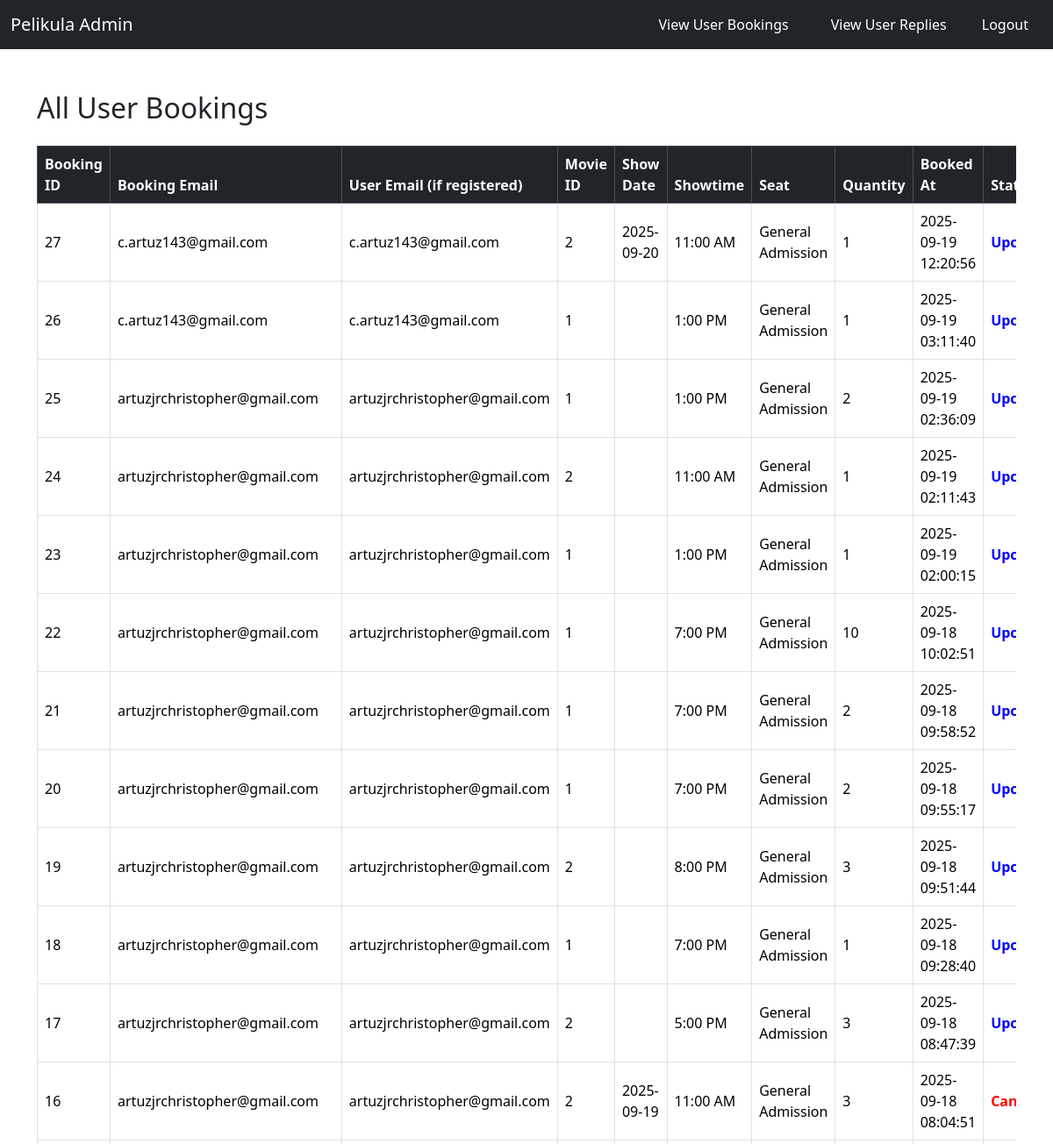
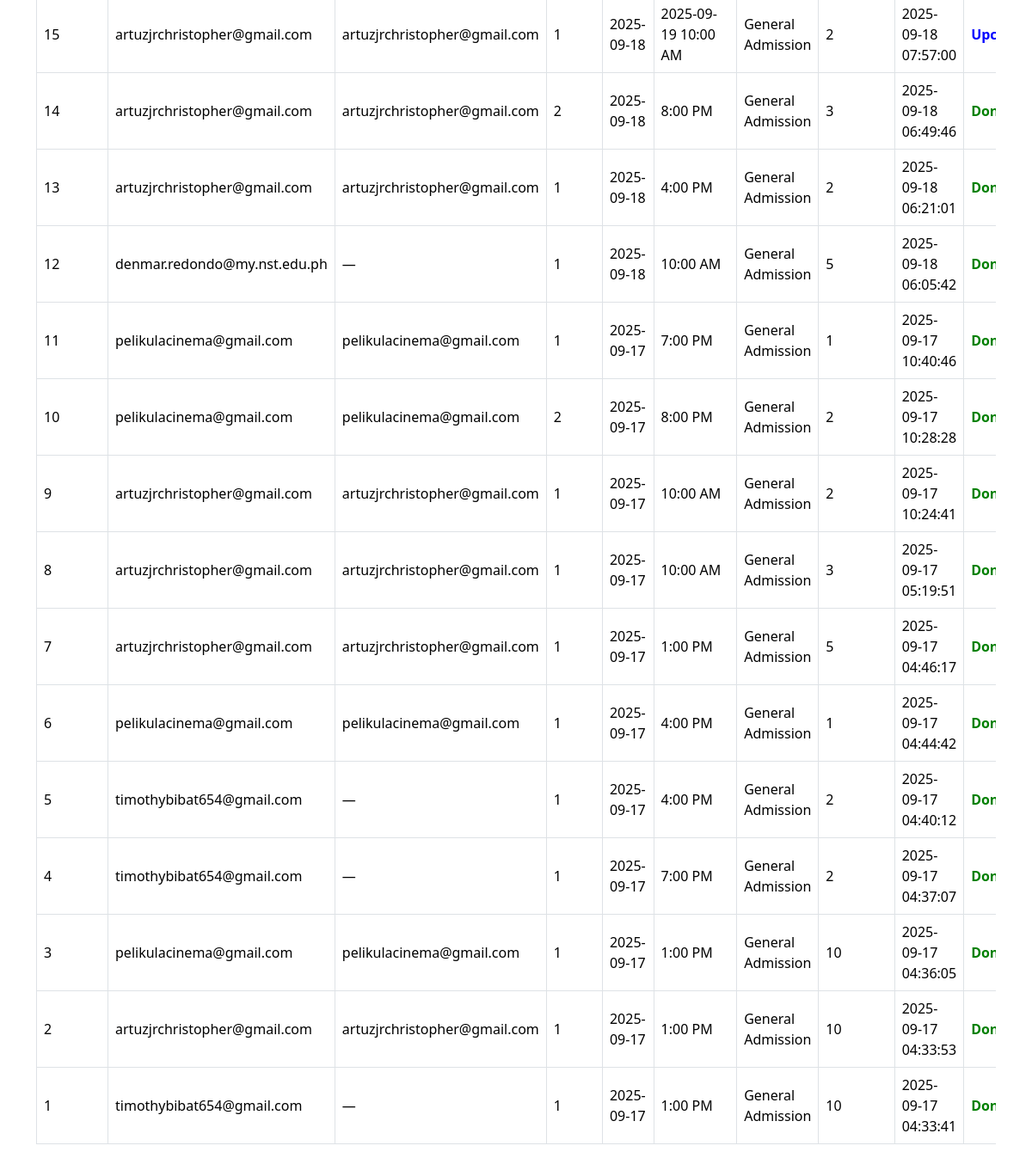
The app's page /view_user_bookings.php (signed in) with its own data (2 pictures, top to bottom).
### tables this page shows
CREATE TABLE `bookings` (
  `id` int(11) NOT NULL,
  `user_id` int(11) NOT NULL,
  `movie_id` int(11) NOT NULL,
  `first_name` varchar(100) NOT NULL,
  `last_name` varchar(100) NOT NULL,
  `email` varchar(255) NOT NULL,
  `showtime` varchar(100) NOT NULL,
  `seat` varchar(100) NOT NULL,
  `quantity` int(11) NOT NULL,
  `booked_at` timestamp NOT NULL DEFAULT current_timestamp(),
  `showdate` date DEFAULT NULL,
  `status` varchar(20) NOT NULL DEFAULT 'Upcoming'
);

CREATE TABLE `users` (
  `id` int(11) NOT NULL,
  `email` varchar(255) NOT NULL,
  `password` varchar(255) DEFAULT NULL,
  `is_verified` tinyint(1) DEFAULT 0,
  `verification_token` varchar(255) DEFAULT NULL,
  `created_at` timestamp NOT NULL DEFAULT current_timestamp(),
  `is_admin` tinyint(1) DEFAULT 0
);

### view_user_bookings.php (the view, shortened to what this page needs)
<?php
require 'db.php';
$pdo->query("
    UPDATE bookings
    SET status='Done'
    WHERE status='Upcoming'
      AND NOW() > STR_TO_DATE(CONCAT(showdate, ' ', showtime), '%Y-%m-%d %l:%i %p')
");
$stmt = $pdo->query("
    SELECT
        b.id AS booking_id,
        b.email AS booking_email,   -- always show this
        u.email AS user_email,      -- null if not found
        u.id AS user_id,
        b.movie_id,
        b.showdate,
        b.showtime,
        b.seat,
        b.quantity,
        b.booked_at,
        b.status
    FROM bookings b
    LEFT JOIN users u ON b.email = u.email
    ORDER BY b.booked_at DESC
");
$bookings = $stmt->fetchAll();
?>
<!DOCTYPE html>
<html lang="en">
<head>
    <link href="https://cdn.jsdelivr.net/npm/bootstrap@5.3.8/dist/css/bootstrap.min.css" rel="stylesheet">
</head>
<body>
    <nav class="navbar navbar-expand-lg navbar-dark bg-dark mb-4">
      <div class="container-fluid">
        <a class="navbar-brand" href="admin_dashboard.php">Pelikula Admin</a>
        <div class="collapse navbar-collapse">
          <ul class="navbar-nav ms-auto mb-2 mb-lg-0">
            <li class="nav-item">
              <a class="nav-link btn btn-primary text-white px-3 mx-2" href="view_user_bookings.php">View User Bookings</a>
            </li>
            <li class="nav-item">
              <a class="nav-link btn btn-info text-white px-3 mx-2" href="view_user_replies.php">View User Replies</a>
            </li>
            <li class="nav-item">
              <a class="nav-link btn btn-danger text-white px-3" href="logout.php">Logout</a>
            </li>
          </ul>
        </div>
      </div>
    </nav>
    <div class="container mt-5">
        <h2 class="mb-4">All User Bookings</h2>
        <?php if (count($bookings) === 0): ?>
            <div class="alert alert-info">No bookings found.</div>
        <?php else: ?>
            <div class="table-responsive">
            <table class="table table-bordered align-middle">
                <thead class="table-dark">
                    <tr>
                        <th>Booking ID</th>
                        <th>Booking Email</th>
                        <th>User Email (if registered)</th>
                        <th>Movie ID</th>
                        <th>Show Date</th>
                        <th>Showtime</th>
                        <th>Seat</th>
                        <th>Quantity</th>
                        <th>Booked At</th>
                        <th>Status</th>
                    </tr>
                </thead>
                <tbody>
                    <?php foreach ($bookings as $b): ?>
                        <tr>
                            <td><?php echo $b['booking_id']; ?></td>
                            <td><?php echo htmlspecialchars($b['booking_email']); ?></td>
                            <td><?php echo $b['user_email'] ? htmlspecialchars($b['user_email']) : '—'; ?></td>
                            <td><?php echo htmlspecialchars($b['movie_id']); ?></td>
                            <td><?php echo htmlspecialchars($b['showdate']); ?></td>
                            <td><?php echo htmlspecialchars($b['showtime']); ?></td>
                            <td><?php echo htmlspecialchars($b['seat']); ?></td>
                            <td><?php echo htmlspecialchars($b['quantity']); ?></td>
                            <td><?php echo htmlspecialchars($b['booked_at']); ?></td>
                            <td>
                                <?php if ($b['status'] === 'Done'): ?>
                                    <span class="status-done">Done</span>
                                <?php elseif ($b['status'] === 'Cancelled'): ?>
                                    <span class="status-cancelled">Cancelled</span>
                                <?php else: ?>
                                    <span class="status-upcoming">Upcoming</span>
                                <?php endif; ?>
                            </td>
                        </tr>
                    <?php endforeach; ?>
                </tbody>
            </table>
            </div>
        <?php endif; ?>
    </div>
</body>
</html>

### view_user_bookings.php (style rules this page uses)
.status-done { color: green; font-weight: bold; }
.status-upcoming { color: blue; font-weight: bold; }
.status-cancelled { color: red; font-weight: bold; }

### records on screen
bookings: id "27", email "c.artuz143@gmail.com", user.email "c.artuz143@gmail.com", movie "2", showdate "2025-09-20", showtime "11:00 AM", seat "General Admission", quantity "1", booked_at "2025-09-19 12:20:56", status "Upcoming"
bookings: id "26", email "c.artuz143@gmail.com", user.email "c.artuz143@gmail.com", movie "1", showtime "1:00 PM", seat "General Admission", quantity "1", booked_at "2025-09-19 03:11:40", status "Upcoming"
bookings: id "25", email "artuzjrchristopher@gmail.com", user.email "artuzjrchristopher@gmail.com", movie "1", showtime "1:00 PM", seat "General Admission", quantity "2", booked_at "2025-09-19 02:36:09", status "Upcoming"
bookings: id "24", email "artuzjrchristopher@gmail.com", user.email "artuzjrchristopher@gmail.com", movie "2", showtime "11:00 AM", seat "General Admission", quantity "1", booked_at "2025-09-19 02:11:43", status "Upcoming"
bookings: id "23", email "artuzjrchristopher@gmail.com", user.email "artuzjrchristopher@gmail.com", movie "1", showtime "1:00 PM", seat "General Admission", quantity "1", booked_at "2025-09-19 02:00:15", status "Upcoming"
bookings: id "22", email "artuzjrchristopher@gmail.com", user.email "artuzjrchristopher@gmail.com", movie "1", showtime "7:00 PM", seat "General Admission", quantity "10", booked_at "2025-09-18 10:02:51", status "Upcoming"
bookings: id "21", email "artuzjrchristopher@gmail.com", user.email "artuzjrchristopher@gmail.com", movie "1", showtime "7:00 PM", seat "General Admission", quantity "2", booked_at "2025-09-18 09:58:52", status "Upcoming"
bookings: id "20", email "artuzjrchristopher@gmail.com", user.email "artuzjrchristopher@gmail.com", movie "1", showtime "7:00 PM", seat "General Admission", quantity "2", booked_at "2025-09-18 09:55:17", status "Upcoming"
bookings: id "19", email "artuzjrchristopher@gmail.com", user.email "artuzjrchristopher@gmail.com", movie "2", showtime "8:00 PM", seat "General Admission", quantity "3", booked_at "2025-09-18 09:51:44", status "Upcoming"
bookings: id "18", email "artuzjrchristopher@gmail.com", user.email "artuzjrchristopher@gmail.com", movie "1", showtime "7:00 PM", seat "General Admission", quantity "1", booked_at "2025-09-18 09:28:40", status "Upcoming"
bookings: id "17", email "artuzjrchristopher@gmail.com", user.email "artuzjrchristopher@gmail.com", movie "2", showtime "5:00 PM", seat "General Admission", quantity "3", booked_at "2025-09-18 08:47:39", status "Upcoming"
bookings: id "16", email "artuzjrchristopher@gmail.com", user.email "artuzjrchristopher@gmail.com", movie "2", showdate "2025-09-19", showtime "11:00 AM", seat "General Admission", quantity "3", booked_at "2025-09-18 08:04:51", status "Cancelled"
bookings: id "15", email "artuzjrchristopher@gmail.com", user.email "artuzjrchristopher@gmail.com", movie "1", showdate "2025-09-18", showtime "2025-09-19 10:00 AM", seat "General Admission", quantity "2", booked_at "2025-09-18 07:57:00", status "Upcoming"
bookings: id "14", email "artuzjrchristopher@gmail.com", user.email "artuzjrchristopher@gmail.com", movie "2", showdate "2025-09-18", showtime "8:00 PM", seat "General Admission", quantity "3", booked_at "2025-09-18 06:49:46", status "Done"
bookings: id "13", email "artuzjrchristopher@gmail.com", user.email "artuzjrchristopher@gmail.com", movie "1", showdate "2025-09-18", showtime "4:00 PM", seat "General Admission", quantity "2", booked_at "2025-09-18 06:21:01", status "Done"
bookings: id "12", email "denmar.redondo@my.nst.edu.ph", movie "1", showdate "2025-09-18", showtime "10:00 AM", seat "General Admission", quantity "5", booked_at "2025-09-18 06:05:42", status "Done"
bookings: id "11", email "pelikulacinema@gmail.com", user.email "pelikulacinema@gmail.com", movie "1", showdate "2025-09-17", showtime "7:00 PM", seat "General Admission", quantity "1", booked_at "2025-09-17 10:40:46", status "Done"
bookings: id "10", email "pelikulacinema@gmail.com", user.email "pelikulacinema@gmail.com", movie "2", showdate "2025-09-17", showtime "8:00 PM", seat "General Admission", quantity "2", booked_at "2025-09-17 10:28:28", status "Done"
bookings: id "9", email "artuzjrchristopher@gmail.com", users.email "artuzjrchristopher@gmail.com", movie "1", showdate "2025-09-17", showtime "10:00 AM", seat "General Admission", quantity "2", booked_at "2025-09-17 10:24:41", status "Done"
bookings: id "8", email "artuzjrchristopher@gmail.com", user.email "artuzjrchristopher@gmail.com", movie "1", showdate "2025-09-17", showtime "10:00 AM", seat "General Admission", quantity "3", booked_at "2025-09-17 05:19:51", status "Done"
bookings: id "7", email "artuzjrchristopher@gmail.com", user.email "artuzjrchristopher@gmail.com", movie "1", showdate "2025-09-17", showtime "1:00 PM", seat "General Admission", quantity "5", booked_at "2025-09-17 04:46:17", status "Done"
bookings: id "6", email "pelikulacinema@gmail.com", user.email "pelikulacinema@gmail.com", movie "1", showdate "2025-09-17", showtime "4:00 PM", seat "General Admission", quantity "1", booked_at "2025-09-17 04:44:42", status "Done"
bookings: id "5", email "timothybibat654@gmail.com", movie "1", showdate "2025-09-17", showtime "4:00 PM", seat "General Admission", quantity "2", booked_at "2025-09-17 04:40:12", status "Done"
bookings: id "4", email "timothybibat654@gmail.com", movie "1", showdate "2025-09-17", showtime "7:00 PM", seat "General Admission", quantity "2", booked_at "2025-09-17 04:37:07", status "Done"
bookings: id "3", email "pelikulacinema@gmail.com", user.email "pelikulacinema@gmail.com", movie "1", showdate "2025-09-17", showtime "1:00 PM", seat "General Admission", quantity "10", booked_at "2025-09-17 04:36:05", status "Done"
bookings: id "2", email "artuzjrchristopher@gmail.com", users.email "artuzjrchristopher@gmail.com", movie "1", showdate "2025-09-17", showtime "1:00 PM", seat "General Admission", quantity "10", booked_at "2025-09-17 04:33:53", status "Done"
bookings: id "1", email "timothybibat654@gmail.com", movie "1", showdate "2025-09-17", showtime "1:00 PM", seat "General Admission", quantity "10", booked_at "2025-09-17 04:33:41", status "Done"
